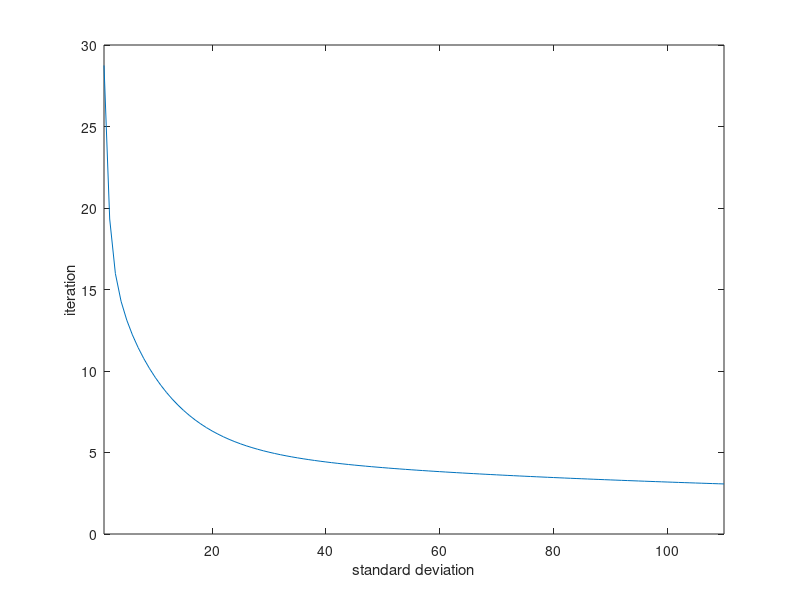
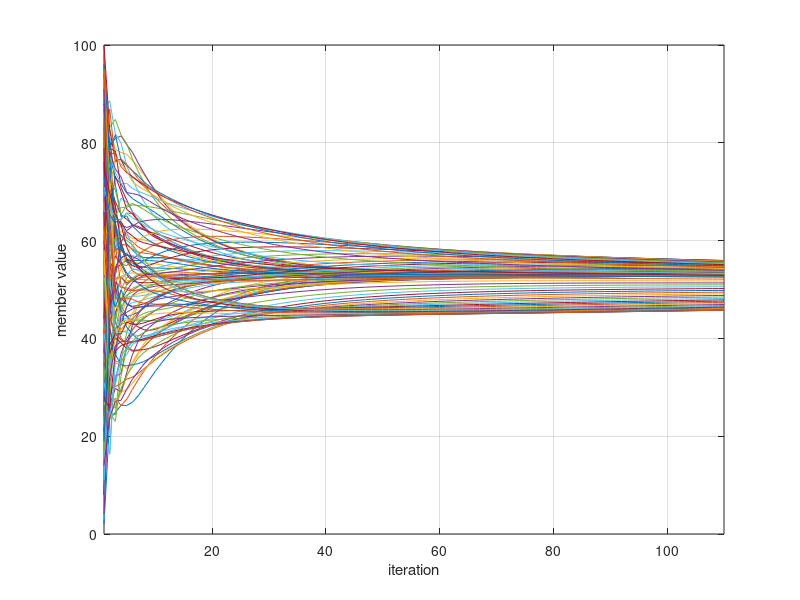

Write MATLAB code to recreate these figures, in order. (Note: this script raises an error after producing the figures.)
% Swarm Computations
% Kai Brooks
% github.com/kaibrooks
% 2019
%
% Computes a global average from local (swarm) comparisons
%

clc
clear all
close all
rng('shuffle')

totalMembers = 100; % members in the swarm
maxIterations = 110; % max swaps to run

% format: memberNum(member, iteration)

% generate starting (random) numbers
for i = 1:totalMembers
    memberNum(i,1) = randi(100);
end

trueMean = mean(memberNum); % the mean we aim for
stDev(1) = std(memberNum(:,1)); % starting standard deviation

for j = 2:maxIterations % start at 2 since the first one is the initial creation
    % copy array
    memberNum(:,j) = memberNum(:,j-1);
   
    for i=1:totalMembers-1
    
        % select adjacent members to average
        mema = i;
        memb = i+1;
        
        if mema == memb
        %    continue
        end
        
        % average numbers
        avg = mean([memberNum(mema,j) memberNum(memb,j)]);
        
        %fprintf('%.2i: %.2f | %.2i: %.2f = %.2f\n', mema, memberNum(mema,j), memb, memberNum(memb,j), avg);
        
        % write averages
        memberNum(mema,j) = avg;
        memberNum(memb,j) = avg;
        
    end
    
    % write other stats
    stDev(j) = std(memberNum(:,j));
    
    % shuffle?
    %memberNum = memberNum(randperm(size(memberNum,1)),:);
    
    % break early if convergence below this amount
    if stDev(j) < 0.05
        maxIterations = j;
        fprintf('*** Early break *** \n')
        break
    end
    
end

%mean(memberNum(:,1)) % 'starting' mean fyi

% output stats
fprintf('Mean:\t%.2f\n', trueMean)
fprintf('Min:\t%.2f\n', min(memberNum(:,maxIterations)))
fprintf('Max:\t%.2f\n', max(memberNum(:,maxIterations)))
fprintf('StDev:\t%.2f\n', stDev(maxIterations))
fprintf('Loops:\t%i\n',maxIterations)

plot(stDev)
xlabel('standard deviation')
ylabel('iteration')
xlim([1, maxIterations])

x = [1:maxIterations]; % for plotting

figure(2)
plot(x,memberNum)
xlabel('iteration')
ylabel('member value')
xlim([1, maxIterations])
grid on

hline = refline(0,trueMean);
hline.Color = 'black';
hline.LineStyle = ':';
hline.LineWidth = 1;
